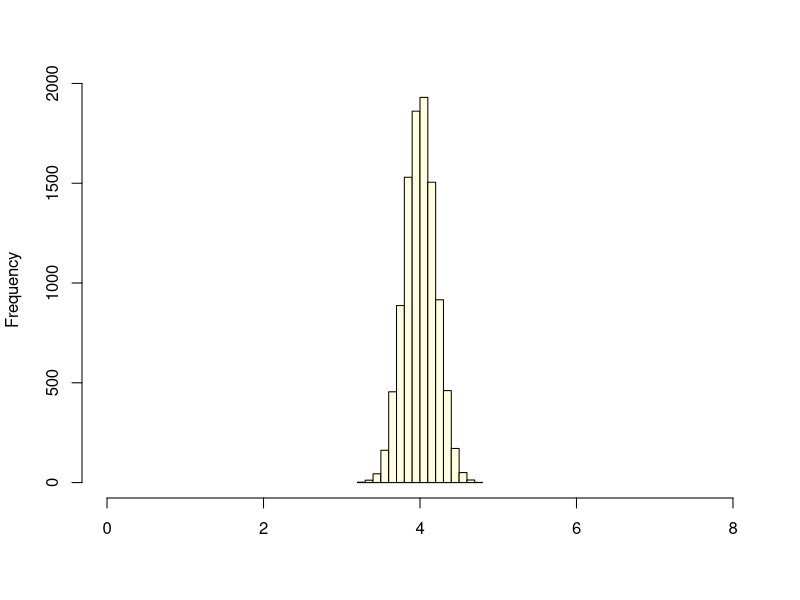
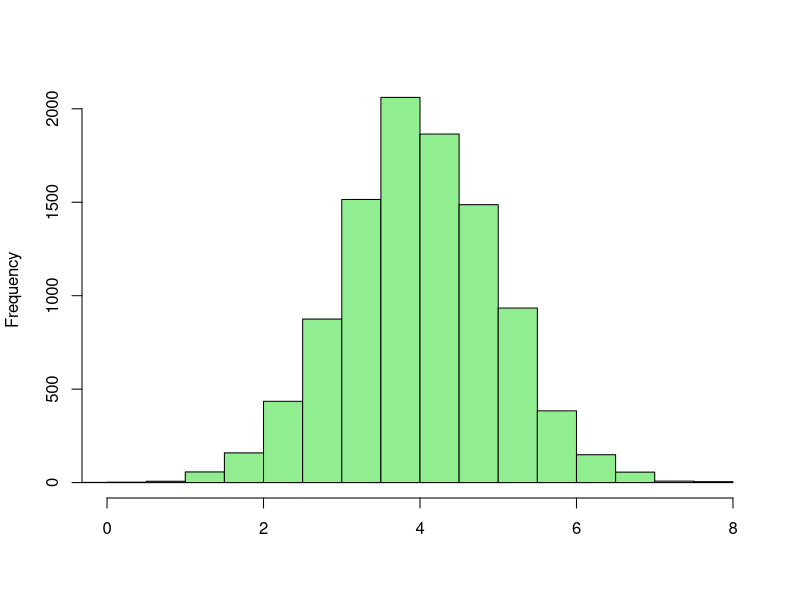
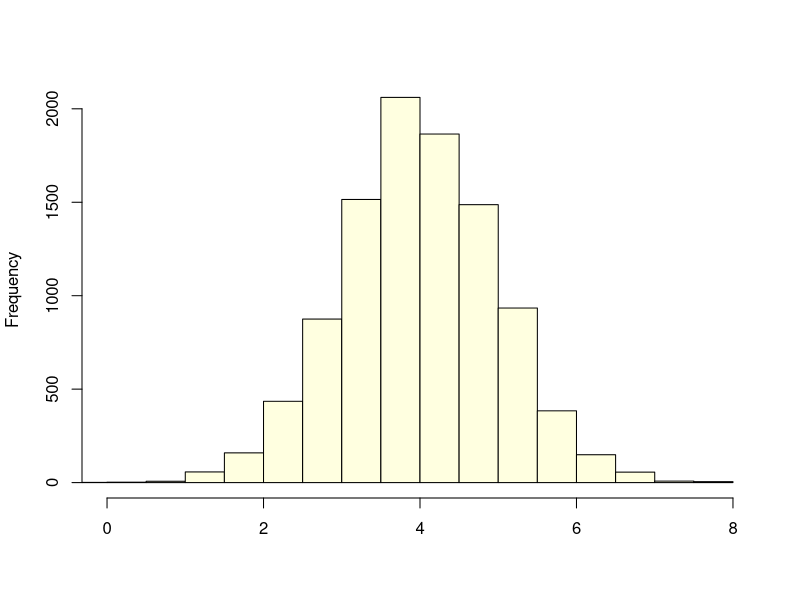
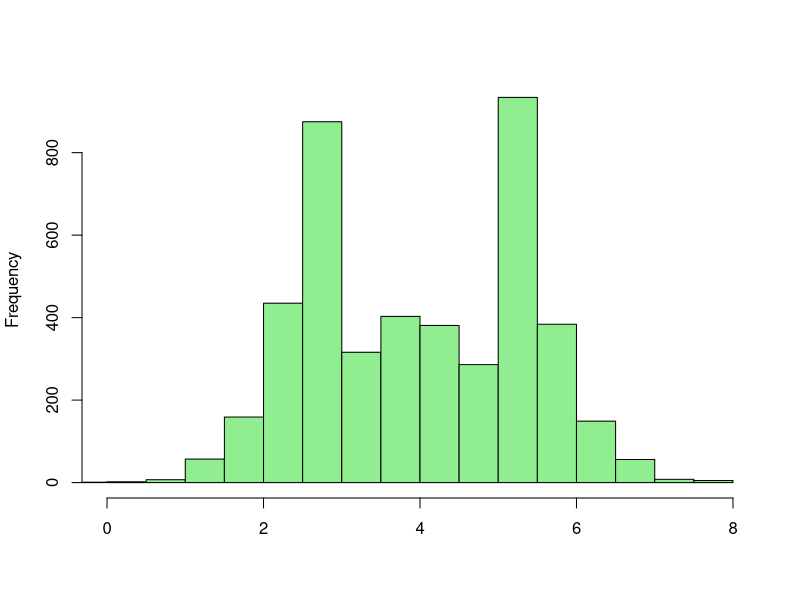
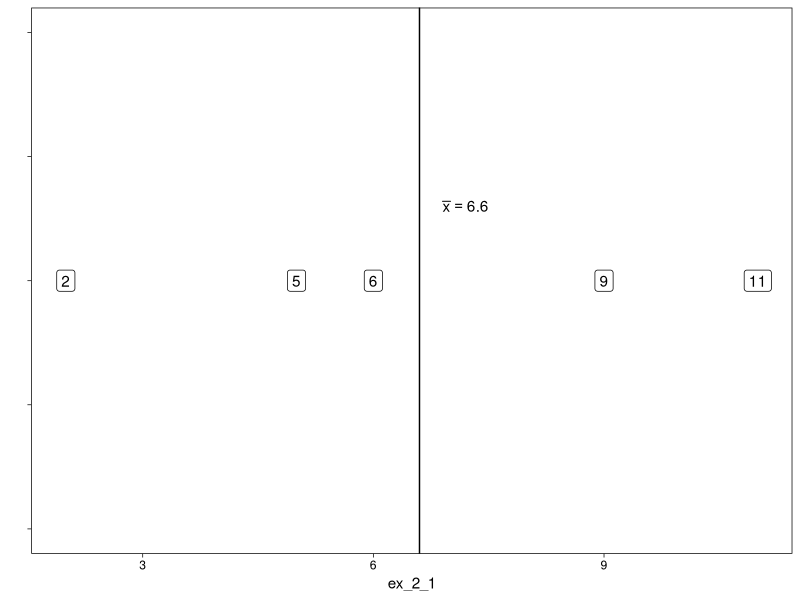

The R script that drew these images, in order:
## ---- chunk 1
g <- glue::glue
library(ggplot2)
## ---- chunk 2
#| label: tbl-1-9
#| tbl-cap: Birthweights of 30 Full-Term Newborn Babies

tbl_1_9 <- c(7.2, 7.8, 6.8, 6.2, 8.2, 8, 8.2, 5.6, 8.6, 7.1, 8.2, 7.7, 
    7.5, 7.2, 7.7, 5.8, 6.8, 6.8, 8.5, 7.5, 6.1, 7.9, 9.4, 9, 7.8, 
    8.5, 9, 7.7, 6.7, 7.7) |> 
    matrix(ncol = 5,
    byrow = TRUE)

knitr::kable(tbl_1_9,  col.names = NA)
## ---- chunk 3
ex_2_1 <- c(2, 9, 11, 5, 6)
ex_2_1
## ---- chunk 4


g("(",
    glue::glue_collapse(ex_2_1, sep = " + "), ")/5"
)
## ---- chunk 5
round(mean(tbl_1_9), 2)
## ---- chunk 6
ex_2_1
## ---- chunk 7
sort(ex_2_1)

median(ex_2_1)
## ---- chunk 8
ex_2_3 <- c(ex_2_1, 27)

ex_2_3

sort(ex_2_3)

median(ex_2_3)

## ---- chunk 9
tbl_1_9_2 <- c(tbl_1_9, 50)

tibble::tribble(
    ~data, ~mean, ~median,
    "original", mean(tbl_1_9), median(tbl_1_9),
    "with added", mean(tbl_1_9_2), median(tbl_1_9_2)
) |> 
knitr::kable(digits = 1)


## ---- chunk 10
#| layout-ncol: 2
hist1 <- rnorm(n = 10000, mean = 4, sd = .2)
hist(hist1, xlim = c(0, 8), col = "lightyellow", main = "", xlab = "")

hist2 <- rnorm(n = 10000, mean = 4, sd = 1)
hist(hist2, xlim = c(0, 8), col = "lightgreen", main = "", xlab = "")

## ---- chunk 11
ex_2_1
range(ex_2_1)
## ---- chunk 12
#| layout-ncol: 2
hist2_b <- hist2 

sample_frac <- function(x, frac, ...) {
    samp_size <- length(x) * frac
    sample(x, size= round(samp_size), ...)


}

hist(hist2, xlim = c(0, 8), col = "lightyellow", main = "", xlab = "")


c(
    hist2_b[hist2_b <= 3  | 
        hist2_b >=5],
    sample_frac(hist2_b[hist2_b > 3 & 
        hist2_b < 5], .2)
) |> hist(xlim = c(0, 8), col = "lightgreen", main = "", xlab = "")



## ---- chunk 13
ggplot() +
 stat_count(aes(ex_2_1), geom = "point") +
 theme_linedraw() +
 scale_y_continuous(limits = c(0, 2), labels = NULL, name = "") +
 theme(panel.grid = element_blank()) +
 geom_vline(xintercept = mean(ex_2_1)) +
 annotate("text", x = 7.2, y = 1.3, label = "bar(x) == 6.6", parse = TRUE) +
 geom_label(aes(x = ex_2_1, label = ex_2_1,y = 1))
## ---- chunk 14
ex_2_1

## ---- chunk 15
round(var(ex_2_1),1)
## ---- chunk 16
sd(ex_2_1) |> round(1)
